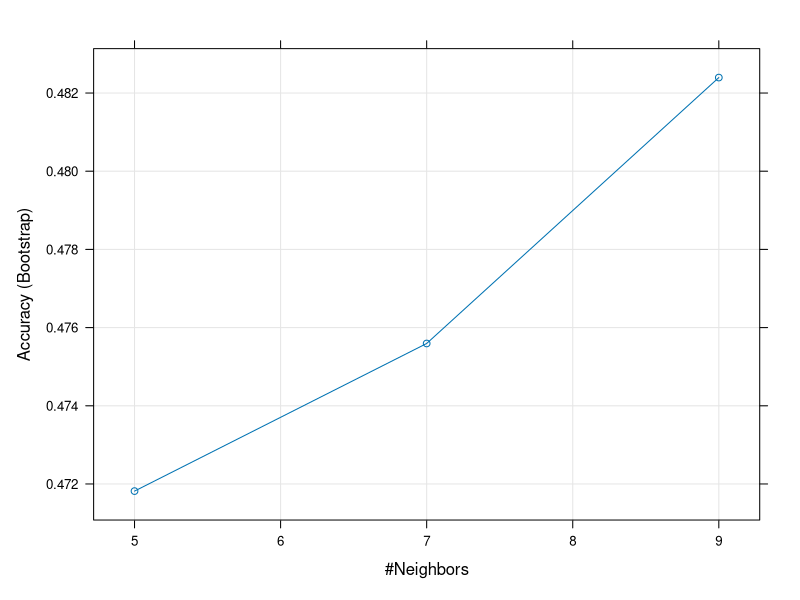
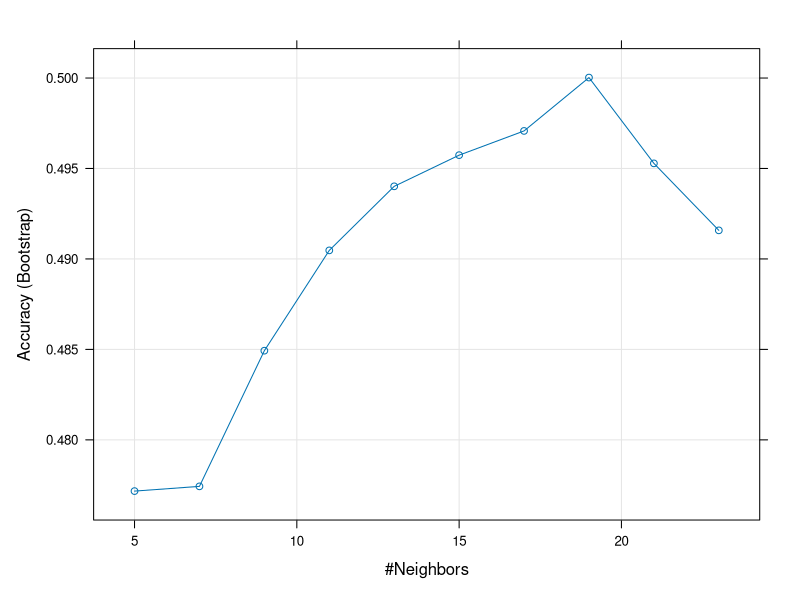

The R script that drew these images, in order: (Note: this script raises an error after producing the figures.)
#' Author: Ted Kwartler
#' Data: 2-27-2019
#' Purpose: Load data build a KNN classifier

## Set the working directory
setwd("/cloud/project/lessons/5_Feb27_ModelEval_KNN/wk5_data")

## Load the libraries
library(caret)
library(e1071)
library(plyr)
library(class)

## Bring in some data
dat <- read.csv('Absenteeism_at_work_v3.csv')

## Explore to get familiar
# Dimensions
dim(dat)

# Summary Stats
summary(dat)

# Head
head(dat)

# Get the appropriate X predictors & scale
xDat <- dat[,-c(1,2)]

# Scaling; we don't actually use this code since we're using library(caret) though
xDat <- scale(xDat, scale=T, center=T)

# Examine scaling mean across all columns
summary(xDat)

# Drop the unique employee ID
dat$ID <- NULL

#  Tally reason codes
table(dat$Reason.for.absence)

# Data partitioning
set.seed(1234)
splitPercent <- round(nrow(dat) %*% .9)
totalRecords <- 1:nrow(dat)
idx          <- sample(totalRecords, splitPercent)

trainDat <- dat[idx,]
testDat  <- dat[-idx,]

# The caret package is robust and lets you apply the needed scaling during the fit
knnFit <- train(Reason.for.absence ~ ., #similar formula to lm
                data = trainDat, #data input
                method = "knn", #caret has other methods so specify KNN
                preProcess = c("center","scale")) #normalization

# Evaluation
knnFit
plot(knnFit)

# You can also expand the K parameter search with the following parameter addition
knnFit <- train(Reason.for.absence ~ ., data = trainDat, method = "knn", 
                preProcess = c("center","scale"), tuneLength = 10)
knnFit
plot(knnFit)

# training set accuracy
trainClasses<-predict(knnFit,trainDat)
resultsDF <- data.frame(actual = trainDat$Reason.for.absence, 
                        classes = trainClasses)
head(resultsDF)

confusionMatrix(trainClasses,trainDat$Reason.for.absence) #predictions then reference (actual)

# Testing set accuracy; PREDICT WILL CENTER THE NEW DATA FOR YOU!!
testClasses<- predict(knnFit,testDat)
confusionMatrix(testClasses,testDat$Reason.for.absence)

# To see probabilities 
trainProbs <- predict(knnFit, trainDat, type=c('prob'))
head(trainProbs)

# What is the column with the maximum value for each record? ONLY first 6 as example
topProb <- max.col(head(trainProbs))

# Get the name of the top valued probability
names(trainProbs)[topProb]

# Is this the same as predicting the classes directly?
head(as.character(trainClasses))

# And now the clunky knn book version!  Used if your k is less than 5 or needs to be specified.  From the class library
y                           <- as.factor(trainDat$Reason.for.absence)
trainDat$Reason.for.absence <- NULL
testDat$Reason.for.absence  <- NULL
results                     <- knn(trainDat, testDat, 
                                   cl = y , k = 3, prob=TRUE)
head(results)
head(attributes(results)$prob)

# End
